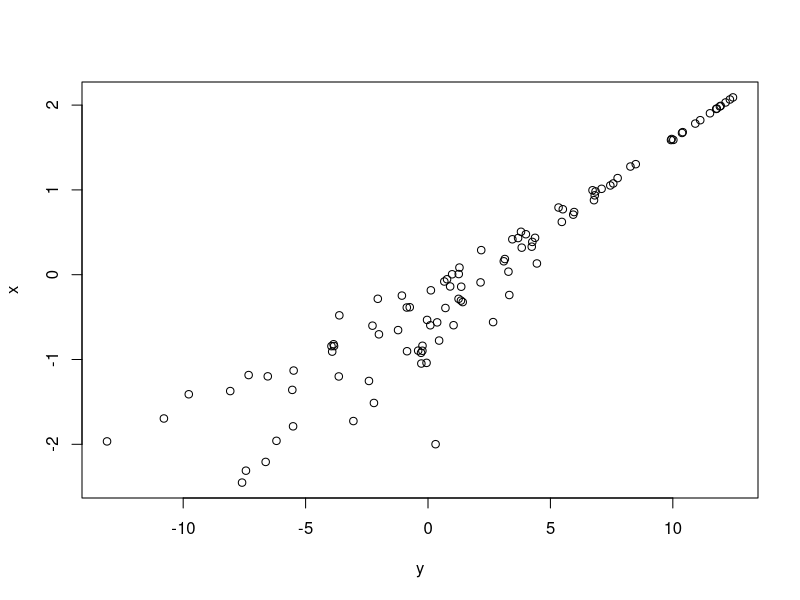
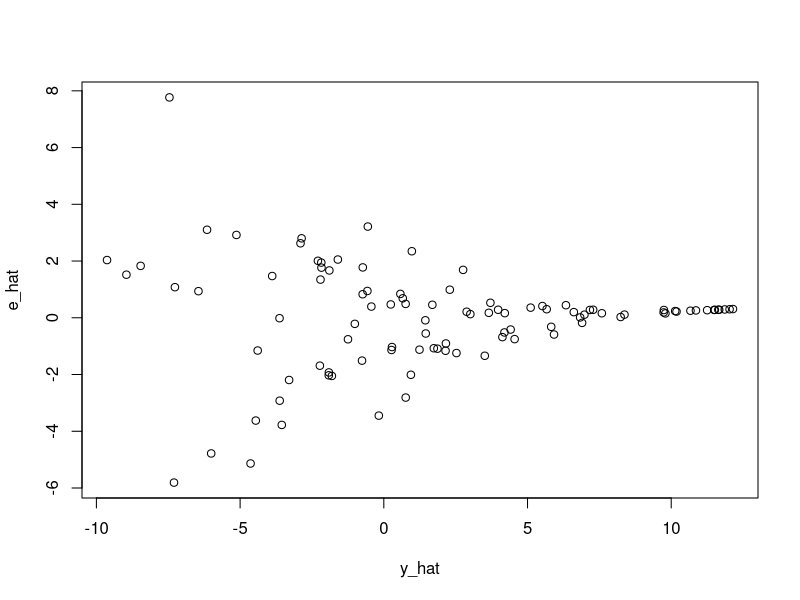

The R script that drew these images, in order:
rm(list = ls())
n=100
set.seed(2)
# Generate X1 regressor
x=rnorm(n,0,1)
# Specify noncontant variance of error
si2=(x-2)^2/4
max(si2)

# Generate error with oncontant variance
e=0
for(i in 1:n)e[i]=rnorm(1,0,si2[i])

# Generate y with beta_0=2 and beta_1=5
y=2+5*x+e
########################################

Data=data.frame(y,x)
Data

plot(Data)

# Fit OLS regression model
OLS=lm(y~x,data=Data)
summary(OLS)

beta_hat=OLS$coefficients
# Model residuals 
e_hat=OLS$residuals
y_hat=OLS$fitted.values
k=2 # no of parameters
# Estimate of sigma^2
sigma2_hat=sum(e_hat^2)/(n-k)
sigma2_hat
# Design Matrix
X=cbind(rep(1,n),x)
# Variance of beta hat
var_beta=sigma2_hat*solve(t(X)%*%X)
var_beta

# Hat matrix
H=X%*%solve(t(X)%*%X)%*%t(X)
var_e=sigma2_hat*(diag(n)-H)

cbind(diag(var_e), si2, diag(var_e)-si2 )



# Residual v/s Fitted plot
plot(y_hat,e_hat)
###### Jackknife regression
Beta_mat=matrix(0,n,k)

for (i in 1:n) 
{
  model=lm(y~x,data=Data[-i,])
  Beta_mat[i,]=model$coefficients
}
Beta_mat

Beta_bar=colMeans(Beta_mat)



# Difference between beta_i and beta_hat

diff=matrix(0,n,k)
for(i in 1:n) diff[i,]=Beta_mat[i,]-beta_hat

# jackknife variance estimator  
sum1=matrix(0,k,k)
for (i in 1:n) {
  sum1=(t(t(diff[i,])) %*% t(diff[i,]))
}

Var_J=sum1*(n-k)/n
Var_J


# weighted jackknife variance estimator  
sum2=matrix(0,k,k)
for (i in 1:n) {
  sum2=sum2+(1-H[i,i])^2 * (t(t(diff[i,])) %*% t(diff[i,]))
}

Var_H=sum2*n/(n-k)
Var_H

Var_J
var_beta

# Actual variance
Var_beta_act=solve(t(X)%*%X) %*% t(X) %*% diag(e_hat^2) %*% X %*% solve(t(X)%*%X)
Var_beta_act

Var_H
